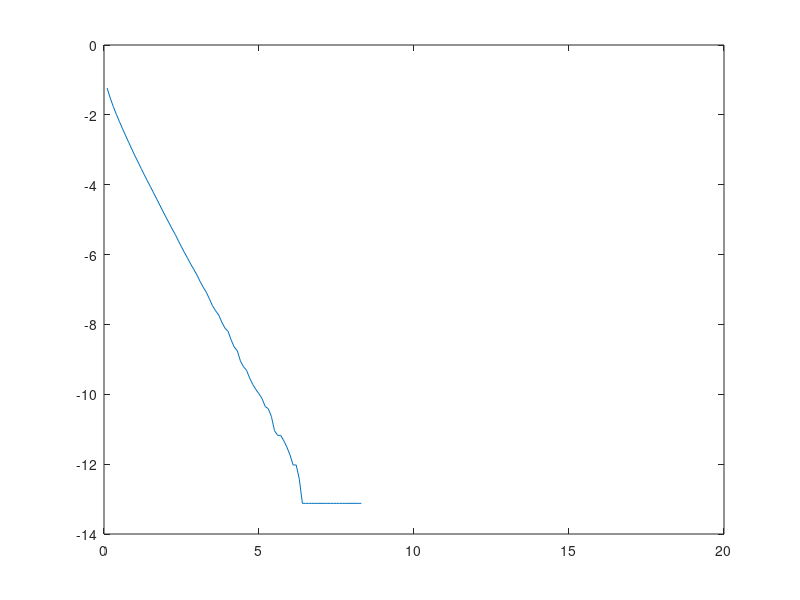

The MATLAB source for this figure:
clear
nmsg = 500000;
m = rand(1, nmsg);
p0 = 0.5;
p1 = 1 - p0;
m(m >= p0) = 0;
m(m < p0) = 1;
v1 = 1;
v2 = 1;
v3 = 1;
n1 = sqrt(v1)*randn(1, nmsg);
n2 = sqrt(v2)*randn(1, nmsg);
n3 = sqrt(v3)*randn(1, nmsg);
E = 0.1:0.1:15;
s = zeros(1, nmsg);
r1 = zeros(1, nmsg);
r2 = zeros(1, nmsg);
r3 = zeros(1, nmsg);
m_hat = zeros(1, nmsg);
pe = zeros(1, 150);
for i = 1:150
    s(m == 0) = sqrt(E(i));
    s(m == 1) = -sqrt(E(i));
    r1 = s + n1;
    r2 = s + n2;
    r3 = s + n3;
    thresh = -0.5*log(p0/p1)/sqrt(E(i));
    likely = r1/v1 + r2/v2 + r3/v3;
    m_hat(likely >= thresh) = 0;
    m_hat(likely < thresh) = 1;
    pe(i) = (length(find(m ~= m_hat))/nmsg);
end

y=zeros(1,150);
y=log(pe);
plot(E,y,'DisplayName','F-C');
